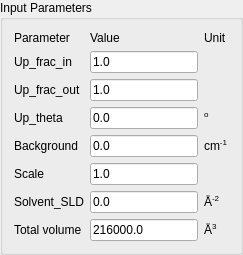
    <widget class="QGroupBox" name="groupBox_InputParam">
     <property name="font">
      <font>
       <weight>50</weight>
       <bold>false</bold>
      </font>
     </property>
     <property name="title">
      <string>Input Parameters</string>
     </property>
     <layout class="QGridLayout" name="gridLayout_6">
      <item row="0" column="0">
       <layout class="QGridLayout" name="gridLayout_InputParam" rowstretch="0,0,0,0,0,0,0,0" rowminimumheight="0,0,0,0,0,0,0,0">
        <property name="sizeConstraint">
         <enum>QLayout::SetMinimumSize</enum>
        </property>
        <item row="0" column="0">
         <widget class="QLabel" name="lblParameter">
          <property name="font">
           <font>
            <weight>50</weight>
            <bold>false</bold>
           </font>
          </property>
          <property name="text">
           <string>Parameter</string>
          </property>
         </widget>
        </item>
        <item row="0" column="1">
         <widget class="QLabel" name="lblValue">
          <property name="font">
           <font>
            <weight>50</weight>
            <bold>false</bold>
           </font>
          </property>
          <property name="text">
           <string>Value</string>
          </property>
         </widget>
        </item>
        <item row="0" column="2">
         <widget class="QLabel" name="lblUnit">
          <property name="font">
           <font>
            <weight>50</weight>
            <bold>false</bold>
           </font>
          </property>
          <property name="text">
           <string>Unit</string>
          </property>
         </widget>
        </item>
        <item row="1" column="0">
         <widget class="QLabel" name="lblUpFracIn">
          <property name="font">
           <font>
            <weight>50</weight>
            <bold>false</bold>
           </font>
          </property>
          <property name="toolTip">
           <string>&lt;html&gt;&lt;head/&gt;&lt;body&gt;&lt;p&gt;Ratio of spin up/(spin up + spin down) neutrons after the analyzer.&lt;/p&gt;&lt;p&gt;It must be between 0 and 1.&lt;/p&gt;&lt;p&gt;It is equal to 0.5 for unpolarized neutrons.&lt;/p&gt;&lt;p&gt;The editing is disabled if data are from .omf, .sld, .pdb files.&lt;/p&gt;&lt;/body&gt;&lt;/html&gt;</string>
          </property>
          <property name="text">
           <string>Up_frac_in</string>
          </property>
         </widget>
        </item>
        <item row="1" column="1">
         <widget class="QLineEdit" name="txtUpFracIn">
          <property name="font">
           <font>
            <weight>50</weight>
            <bold>false</bold>
           </font>
          </property>
          <property name="toolTip">
           <string>&lt;html&gt;&lt;head/&gt;&lt;body&gt;&lt;p&gt;Ratio of spin up/(spin up + spin down) neutrons after the analyzer.&lt;/p&gt;&lt;p&gt;It must be between 0 and 1.&lt;/p&gt;&lt;p&gt;It is equal to 0.5 for unpolarized neutrons.&lt;/p&gt;&lt;/body&gt;&lt;/html&gt;</string>
          </property>
          <property name="text">
           <string>1.0</string>
          </property>
         </widget>
        </item>
        <item row="2" column="0">
         <widget class="QLabel" name="lblUpFracOut">
          <property name="font">
           <font>
            <weight>50</weight>
            <bold>false</bold>
           </font>
          </property>
          <property name="toolTip">
           <string>&lt;html&gt;&lt;head/&gt;&lt;body&gt;&lt;p&gt;Ratio of spin up/(spin up + spin down) neutrons before the sample.&lt;/p&gt;&lt;p&gt;It must be between 0 and 1.&lt;/p&gt;&lt;p&gt;It is equal to 0.5 for unpolarized neutrons.&lt;/p&gt;&lt;p&gt;The editing is disabled if data are from .omf, .sld, .pdb files.&lt;/p&gt;&lt;/body&gt;&lt;/html&gt;</string>
          </property>
          <property name="text">
           <string>Up_frac_out</string>
          </property>
         </widget>
        </item>
        <item row="2" column="1">
         <widget class="QLineEdit" name="txtUpFracOut">
          <property name="font">
           <font>
            <weight>50</weight>
            <bold>false</bold>
           </font>
          </property>
          <property name="toolTip">
           <string>&lt;html&gt;&lt;head/&gt;&lt;body&gt;&lt;p&gt;Ratio of spin up/(spin up + spin down) neutrons before the sample.&lt;/p&gt;&lt;p&gt;It must be between 0 and 1.&lt;/p&gt;&lt;p&gt;It is equal to 0.5 for unpolarized neutrons.&lt;/p&gt;&lt;/body&gt;&lt;/html&gt;</string>
          </property>
          <property name="text">
           <string>1.0</string>
          </property>
         </widget>
        </item>
        <item row="3" column="0">
         <widget class="QLabel" name="lblUpTheta">
          <property name="font">
           <font>
            <weight>50</weight>
            <bold>false</bold>
           </font>
          </property>
          <property name="toolTip">
           <string>&lt;html&gt;&lt;head/&gt;&lt;body&gt;&lt;p&gt;Polarization angle.&lt;/p&gt;&lt;p&gt;The editing is disabled if data are from .omf, .sld, .pdb files.&lt;/p&gt;&lt;/body&gt;&lt;/html&gt;</string>
          </property>
          <property name="text">
           <string>Up_theta</string>
          </property>
         </widget>
        </item>
        <item row="3" column="1">
         <widget class="QLineEdit" name="txtUpTheta">
          <property name="font">
           <font>
            <weight>50</weight>
            <bold>false</bold>
           </font>
          </property>
          <property name="toolTip">
           <string>&lt;html&gt;&lt;head/&gt;&lt;body&gt;&lt;p&gt;Polarization angle.&lt;/p&gt;&lt;/body&gt;&lt;/html&gt;</string>
          </property>
          <property name="text">
           <string>0.0</string>
          </property>
         </widget>
        </item>
        <item row="3" column="2">
         <widget class="QLabel" name="lbl1">
          <property name="font">
           <font>
            <weight>50</weight>
            <bold>false</bold>
           </font>
          </property>
          <property name="text">
           <string>&lt;html&gt;&lt;head/&gt;&lt;body&gt;&lt;p&gt;&lt;span style=&quot; vertical-align:super;&quot;&gt;o&lt;/span&gt;&lt;/p&gt;&lt;/body&gt;&lt;/html&gt;</string>
          </property>
         </widget>
        </item>
        <item row="4" column="1">
         <widget class="QLineEdit" name="txtBackground">
          <property name="font">
           <font>
            <weight>50</weight>
            <bold>false</bold>
           </font>
          </property>
          <property name="text">
           <string>0.0</string>
          </property>
         </widget>
        </item>
        <item row="4" column="2">
         <widget class="QLabel" name="lbl2">
          <property name="font">
           <font>
            <weight>50</weight>
            <bold>false</bold>
           </font>
          </property>
          <property name="text">
           <string>&lt;html&gt;&lt;head/&gt;&lt;body&gt;&lt;p&gt;cm&lt;span style=&quot; vertical-align:super;&quot;&gt;-1&lt;/span&gt;&lt;/p&gt;&lt;/body&gt;&lt;/html&gt;</string>
          </property>
         </widget>
        </item>
        <item row="5" column="0">
         <widget class="QLabel" name="lblScale">
          <property name="font">
           <font>
            <weight>50</weight>
            <bold>false</bold>
           </font>
          </property>
          <property name="text">
           <string>Scale</string>
          </property>
         </widget>
        </item>
        <item row="5" column="1">
         <widget class="QLineEdit" name="txtScale">
          <property name="font">
           <font>
            <weight>50</weight>
            <bold>false</bold>
           </font>
          </property>
          <property name="text">
           <string>1.0</string>
          </property>
         </widget>
        </item>
        <item row="6" column="0">
         <widget class="QLabel" name="lblSolventSLD">
          <property name="font">
           <font>
            <weight>50</weight>
            <bold>false</bold>
           </font>
          </property>
          <property name="text">
           <string>Solvent_SLD</string>
          </property>
         </widget>
        </item>
        <item row="6" column="1">
         <widget class="QLineEdit" name="txtSolventSLD">
          <property name="font">
           <font>
            <weight>50</weight>
            <bold>false</bold>
           </font>
          </property>
          <property name="text">
           <string>0.0</string>
          </property>
         </widget>
        </item>
        <item row="7" column="0">
         <widget class="QLabel" name="lblTotalVolume">
          <property name="font">
           <font>
            <weight>50</weight>
            <bold>false</bold>
           </font>
          </property>
          <property name="toolTip">
           <string>Default total volume calculated from the pixel information (or natural density for pdb file).</string>
          </property>
          <property name="text">
           <string>Total volume</string>
          </property>
         </widget>
        </item>
        <item row="7" column="1">
         <widget class="QLineEdit" name="txtTotalVolume">
          <property name="font">
           <font>
            <weight>50</weight>
            <bold>false</bold>
           </font>
          </property>
          <property name="toolTip">
           <string>&lt;html&gt;&lt;head/&gt;&lt;body&gt;&lt;p&gt;Default total volume calculated from the pizel information (or natural density for pdb file)&lt;/p&gt;&lt;/body&gt;&lt;/html&gt;</string>
          </property>
          <property name="text">
           <string>216000.0</string>
          </property>
         </widget>
        </item>
        <item row="7" column="2">
         <widget class="QLabel" name="lblUnitVolume">
          <property name="font">
           <font>
            <weight>50</weight>
            <bold>false</bold>
           </font>
          </property>
          <property name="text">
           <string>&lt;html&gt;&lt;head/&gt;&lt;body&gt;&lt;p&gt;Å&lt;span style=&quot; vertical-align:super;&quot;&gt;3&lt;/span&gt;&lt;/p&gt;&lt;/body&gt;&lt;/html&gt;</string>
          </property>
         </widget>
        </item>
        <item row="4" column="0">
         <widget class="QLabel" name="lblBackgd">
          <property name="font">
           <font>
            <weight>50</weight>
            <bold>false</bold>
           </font>
          </property>
          <property name="text">
           <string>Background</string>
          </property>
         </widget>
        </item>
        <item row="6" column="2">
         <widget class="QLabel" name="lblUnitSolventSLD">
          <property name="sizePolicy">
           <sizepolicy hsizetype="Preferred" vsizetype="Preferred">
            <horstretch>0</horstretch>
            <verstretch>0</verstretch>
           </sizepolicy>
          </property>
          <property name="minimumSize">
           <size>
            <width>0</width>
            <height>0</height>
           </size>
          </property>
          <property name="baseSize">
           <size>
            <width>0</width>
            <height>0</height>
           </size>
          </property>
          <property name="font">
           <font>
            <weight>50</weight>
            <bold>false</bold>
           </font>
          </property>
          <property name="text">
           <string>&lt;html&gt;&lt;head/&gt;&lt;body&gt;&lt;p&gt;Å&lt;span style=&quot; vertical-align:super;&quot;&gt;-2&lt;/span&gt;&lt;/p&gt;&lt;/body&gt;&lt;/html&gt;</string>
          </property>
          <property name="scaledContents">
           <bool>false</bool>
          </property>
          <property name="margin">
           <number>0</number>
          </property>
          <property name="indent">
           <number>-1</number>
          </property>
         </widget>
        </item>
       </layout>
      </item>
     </layout>
    </widget>
